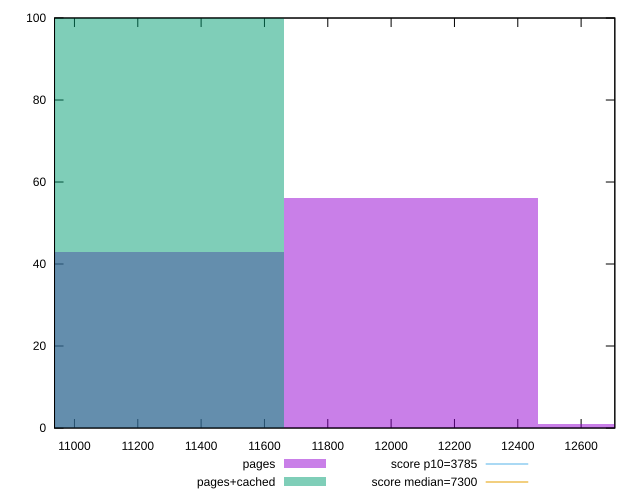

Write the gnuplot code that produced this figure.
reset

$pages <<EOF
12867.06398300576 1
12062.8724840679 56
11258.68098513004 43
EOF

$pagesCached <<EOF
11258.68098513004 100
EOF

set key outside below
set boxwidth 804.19149893786
set xrange [10937.099700000002:12706.438999999998]
set yrange [0:100]
set trange [0:100]
set style fill transparent solid 0.5 noborder

set parametric
set terminal svg size 640, 500 enhanced background rgb 'white'
set output "report_00008_2021-01-22T20:58:29.167/interactive/comparison/histogram/1_vs_2.svg"

plot $pages title "pages" with boxes, \
     $pagesCached title "pages+cached" with boxes, \
     3785,t title "score p10=3785", \
     7300,t title "score median=7300"

reset
